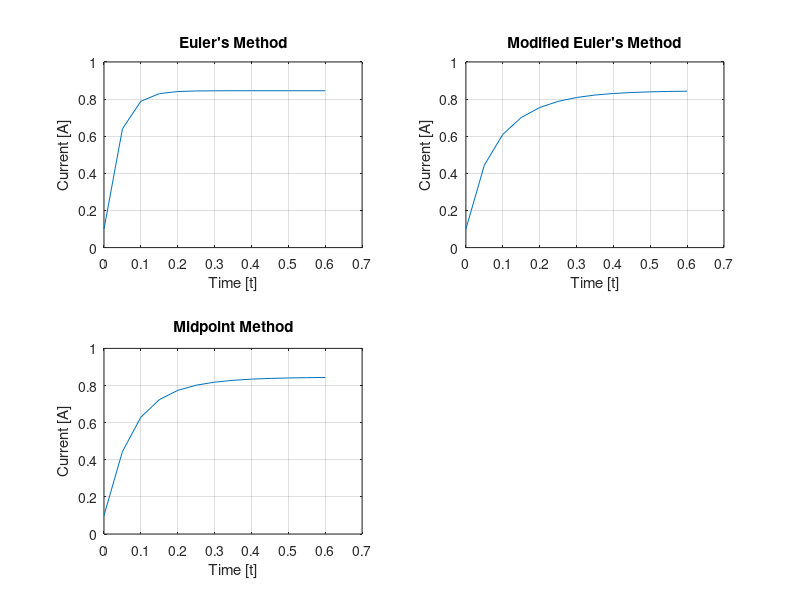

The MATLAB script that drew this image: (Note: this script raises an error after producing the figure.)
clc;clear all;

V = 12;
L = 0.98;
R = 14.2;

%Delta t = 0.050

t = (0:0.05:0.6);
dt = 0.05;
I(1,1) = 0.1;

%eulers method

for i=2:1:13
    di = (V/L)-((R/L)*I(i-1:i-1,1));
    I(i:i,1) = I(i-1:i-1,1) + di*dt;
end

figure(1);
subplot(2,2,1);
plot(t,I(:,1));
grid;
title("Euler's Method");
xlabel("Time [t]");
ylabel("Current [A]");

%modified eulers method

I(1,2) = 0.1;

for i=2:1:13
    di = (V/L)-((R/L)*I(i-1:i-1,2));
    dii = (V/L)-((R*I(i:i,1))/L);
    I(i:i,2) =  I(i-1:i-1,2) + (dt/2)*(di+dii);
end

subplot(2,2,2);
plot(t,I(:,2));
grid;
title("Modified Euler's Method");
xlabel("Time [t]");
ylabel("Current [A]");

%midpoint method

I(1,3) = 0.1;

for i=2:1:13
    di = (V/L)-((R/L)*I(i-1:i-1,2));
    dii = (V/L)-((R*(I(i-1:i-1,3)+(dt/2)*di))/L);
    I(i:i,3) =  I(i-1:i-1,3) + dt*dii;
end

subplot(2,2,3);
plot(t,I(:,3));
grid;
title("Midpoint Method");
xlabel("Time [t]");
ylabel("Current [A]");
sgtitle("Delta t = 0.050 s");

%runge kutta order 4 method

I(1,4) = 0.1;

for i=2:1:13
    di = (V/L)-((R/L)*I(i-1:i-1,4));
    K1 = dt*di;
    di = (V/L)-((R/L)*(I(i-1:i-1,4)+(K1/2)));
    K2 = dt*di;
    di = (V/L)-((R/L)*(I(i-1:i-1,4)+(K2/2)));
    K3 = dt*di;
    di = (V/L)-((R/L)*(I(i-1:i-1,4)+K3));
    K4 = dt*di;
    I(i:i,4) =  I(i-1:i-1,4) + K1/6 + K2/3 + K3/3 + K4/6;
end

subplot(2,2,4);
plot(t,I(:,4));
grid;
title("Runge Kutta Order 4 Method");
xlabel("Time [t]");
ylabel("Current [A]");

%Analytic Solve

C = 0.1 - V/R;

I(1,5) = 0.1;

for i=2:1:13
    I(i:i,5) = (V/R) + C*exp((-R/L)*t(i));
end

figure(2);
plot(t,I(:,1),"b-");
hold on
plot(t,I(:,2),"g--");
hold on
plot(t,I(:,3),"r-.");
hold on
plot(t,I(:,4),"yo");
hold on
plot(t,I(:,5),"k.");
grid;
xlabel("Time [t]");
ylabel("Current [A]");
legend("Euler's","Modified Euler's","Midpoint","RK4","Analytic Solution");
title("Delta t = 0.050 s");

%Norms

a = 0;

for i=1:1:13
    fprintf("Delta t = 0.050 s\n\n");
    fprintf("t = %f\n",a);
    a = i*dt;
    fprintf('Euler: %f\n',norm((I(i:i,1)-I(i:i,5))/I(i:i,5)));
    Norms(i:i,1) = norm((I(i:i,1)-I(i:i,5))/I(i:i,5));
    fprintf('Modified: %f\n',norm((I(i:i,2)-I(i:i,5))/I(i:i,5)));
    Norms(i:i,2) = norm((I(i:i,2)-I(i:i,5))/I(i:i,5));
    fprintf('Midpoint: %f\n',norm((I(i:i,3)-I(i:i,5))/I(i:i,5)));
    Norms(i:i,3) = norm((I(i:i,3)-I(i:i,5))/I(i:i,5));
    fprintf('RK Order 4: %f\n',norm((I(i:i,4)-I(i:i,5))/I(i:i,5)));
    Norms(i:i,4) = norm((I(i:i,4)-I(i:i,5))/I(i:i,5));
    fprintf("---------------------------------------------------------\n");
end

%Delta t = 0.025

t2 = (0:0.025:0.6);
dt = 0.025;
I2(1,1) = 0.1;

%eulers method

for i=2:1:25
    di = (V/L)-((R/L)*I2(i-1:i-1,1));
    I2(i:i,1) = I2(i-1:i-1,1) + di*dt;
end

figure(3);
subplot(2,2,1);
plot(t2,I2(:,1));
grid;
title("Euler's Method");
xlabel("Time [t]");
ylabel("Current [A]");

%modified eulers method

I2(1,2) = 0.1;

for i=2:1:25
    di = (V/L)-((R/L)*I2(i-1:i-1,2));
    dii = (V/L)-((R*I2(i:i,1))/L);
    I2(i:i,2) =  I2(i-1:i-1,2) + (dt/2)*(di+dii);
end

subplot(2,2,2);
plot(t2,I2(:,2));
grid;
title("Modified Euler's Method");
xlabel("Time [t]");
ylabel("Current [A]");

%midpoint method

I2(1,3) = 0.1;

for i=2:1:25
    di = (V/L)-((R/L)*I2(i-1:i-1,2));
    dii = (V/L)-((R*(I2(i-1:i-1,3)+(dt/2)*di))/L);
    I2(i:i,3) =  I2(i-1:i-1,3) + dt*dii;
end

subplot(2,2,3);
plot(t2,I2(:,3));
grid;
title("Midpoint Method");
xlabel("Time [t]");
ylabel("Current [A]");
sgtitle("Delta t = 0.025 s");

%runge kutta order 4 method

I2(1,4) = 0.1;

for i=2:1:25
    di = (V/L)-((R/L)*I2(i-1:i-1,4));
    K1 = dt*di;
    di = (V/L)-((R/L)*(I2(i-1:i-1,4)+(K1/2)));
    K2 = dt*di;
    di = (V/L)-((R/L)*(I2(i-1:i-1,4)+(K2/2)));
    K3 = dt*di;
    di = (V/L)-((R/L)*(I2(i-1:i-1,4)+K3));
    K4 = dt*di;
    I2(i:i,4) =  I2(i-1:i-1,4) + K1/6 + K2/3 + K3/3 + K4/6;
end

subplot(2,2,4);
plot(t2,I2(:,4));
grid;
title("Runge Kutta Order 4 Method");
xlabel("Time [t]");
ylabel("Current [A]");

%Analytic Solve

C = 0.1 - V/R;

I2(1,5) = 0.1;

for i=2:1:25
    I2(i:i,5) = (V/R) + C*exp((-R/L)*t2(i));
end

figure(4);
plot(t2,I2(:,1),"b-");
hold on
plot(t2,I2(:,2),"g--");
hold on
plot(t2,I2(:,3),"r-.");
hold on
plot(t2,I2(:,4),"yo");
hold on
plot(t2,I2(:,5),"k.");
grid;
xlabel("Time [t]");
ylabel("Current [A]");
legend("Euler's","Modified Euler's","Midpoint","RK4","Analytic Solution");
title("Delta t = 0.025 s");

a = 0;

%Norms

fprintf("\n\n-----------------------------------------------------------");
fprintf("\n");
fprintf("-----------------------------------------------------------\n\n");
fprintf("\n");

for i=1:1:25
    fprintf("Delta t = 0.025 s\n\n");
    fprintf("t = %f\n",a);
    a = i*dt;
    fprintf('Euler: %f\n',norm((I2(i:i,1)-I2(i:i,5))/I2(i:i,5)));
    Norms2(i:i,1) = norm((I2(i:i,1)-I2(i:i,5))/I2(i:i,5));
    fprintf('Modified: %f\n',norm((I2(i:i,2)-I2(i:i,5))/I2(i:i,5)));
    Norms2(i:i,2) = norm((I2(i:i,2)-I2(i:i,5))/I2(i:i,5));
    fprintf('Midpoint: %f\n',norm((I2(i:i,3)-I2(i:i,5))/I2(i:i,5)));
    Norms2(i:i,3) = norm((I2(i:i,3)-I2(i:i,5))/I2(i:i,5));
    fprintf('RK Order 4: %f\n',norm((I2(i:i,4)-I2(i:i,5))/I2(i:i,5)));
    Norms2(i:i,4) = norm((I2(i:i,4)-I2(i:i,5))/I2(i:i,5));
    fprintf("---------------------------------------------------------\n");
end